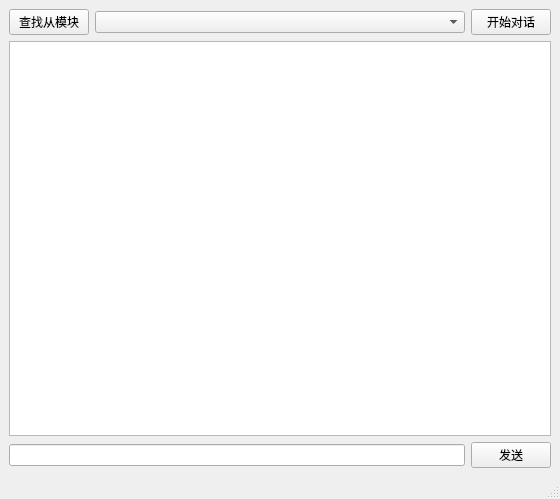
<?xml version="1.0" encoding="UTF-8"?>
<ui version="4.0">
 <class>MainWindow</class>
 <widget class="QMainWindow" name="MainWindow">
  <property name="geometry">
   <rect>
    <x>0</x>
    <y>0</y>
    <width>560</width>
    <height>499</height>
   </rect>
  </property>
  <property name="windowTitle">
   <string>MainWindow</string>
  </property>
  <widget class="QWidget" name="centralwidget">
   <layout class="QVBoxLayout" name="verticalLayout">
    <item>
     <layout class="QHBoxLayout" name="horizontalLayout">
      <item>
       <widget class="QPushButton" name="pushButtonSearch">
        <property name="text">
         <string>查找从模块</string>
        </property>
       </widget>
      </item>
      <item>
       <widget class="QComboBox" name="comboBox">
        <property name="sizePolicy">
         <sizepolicy hsizetype="Expanding" vsizetype="Fixed">
          <horstretch>0</horstretch>
          <verstretch>0</verstretch>
         </sizepolicy>
        </property>
       </widget>
      </item>
      <item>
       <widget class="QPushButton" name="pushButtonTalk">
        <property name="text">
         <string>开始对话</string>
        </property>
       </widget>
      </item>
     </layout>
    </item>
    <item>
     <widget class="QPlainTextEdit" name="plainTextEdit"/>
    </item>
    <item>
     <layout class="QHBoxLayout" name="horizontalLayout_2">
      <item>
       <widget class="QLineEdit" name="lineEdit"/>
      </item>
      <item>
       <widget class="QPushButton" name="pushButtonSend">
        <property name="text">
         <string>发送</string>
        </property>
       </widget>
      </item>
     </layout>
    </item>
   </layout>
  </widget>
  <widget class="QMenuBar" name="menubar">
   <property name="geometry">
    <rect>
     <x>0</x>
     <y>0</y>
     <width>560</width>
     <height>23</height>
    </rect>
   </property>
  </widget>
  <widget class="QStatusBar" name="statusbar"/>
 </widget>
 <resources/>
 <connections/>
</ui>
